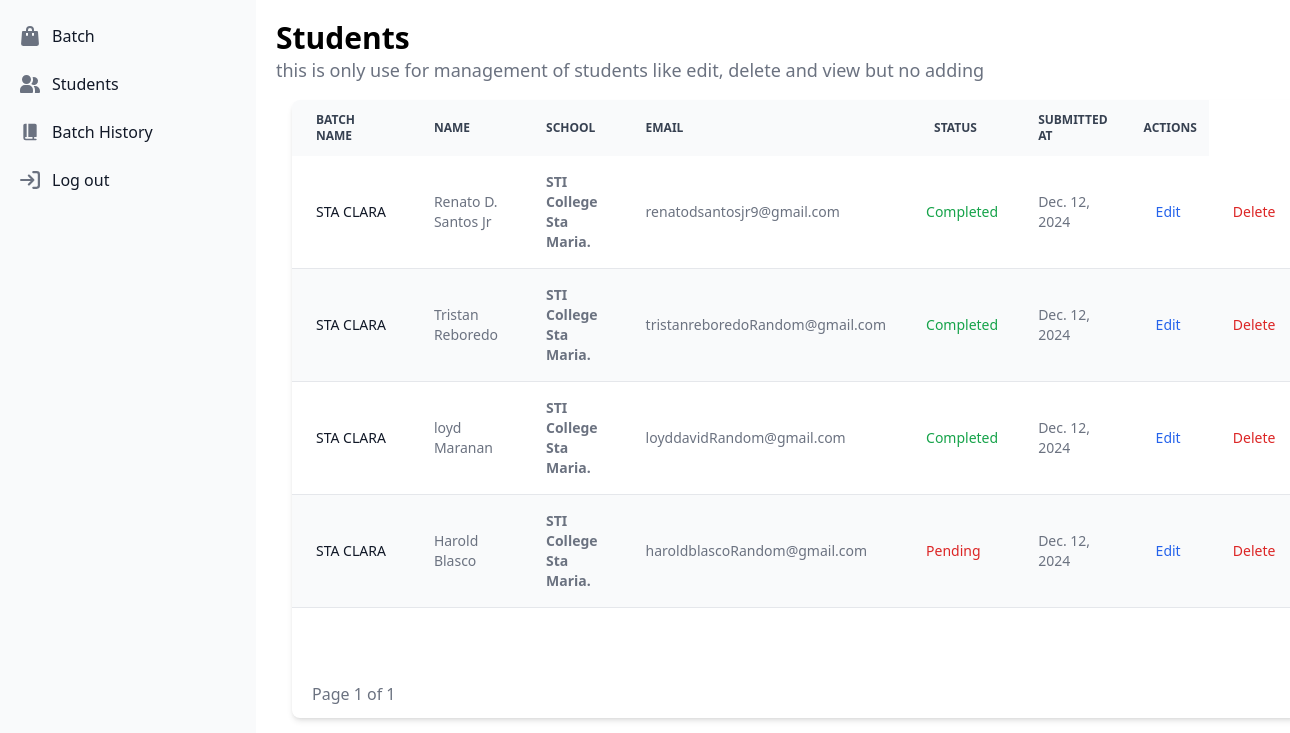
Page /student/?page=2 (signed in) on the earlier database version.
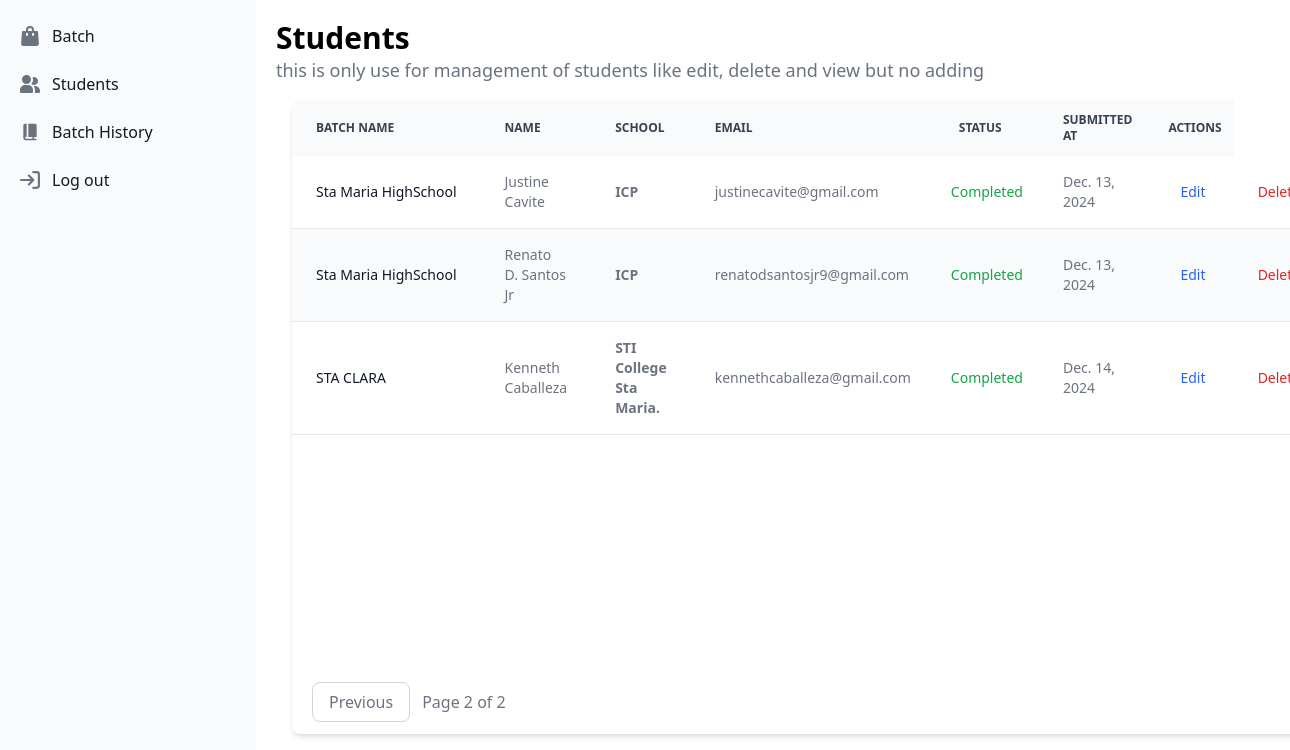
Same page on the later database version.
### EducationalAssistance/models.py (models this page shows, shortened)
class Student(models.Model):
    batch = models.ForeignKey(Batch, on_delete=models.CASCADE)
    student_id = models.AutoField(primary_key=True)
    name = models.CharField(max_length=100)
    school = models.CharField(max_length=255)
    grade = models.IntegerField(blank=True, null=True)
    email = models.EmailField(max_length=255)
    address = models.CharField(max_length=255)
    requirementsStatus = models.CharField(max_length=255, choices=RequirementStatusCoices.choices, default=RequirementStatusCoices.Completed)
    dateSubmitted = models.DateField(auto_now_add=True)
    class Meta:
        constraints  = [
            models.UniqueConstraint(fields=['batch', 'email'], name="Unique email per Batch")
        ]

class Batch(models.Model):
    batch_id = models.AutoField(primary_key=True)
    batch_name = models.CharField(max_length=255)
    start_date = models.DateField()
    end_date = models.DateField()
    status = models.CharField(max_length=255, choices=StatusChoices.choices, default=StatusChoices.Open)
    budget = models.IntegerField()
    limit = models.IntegerField()
    current_count = models.IntegerField(default=0)
    created_by = models.ForeignKey(User, on_delete=models.CASCADE, related_name="batches")

### Student/views.py (the view)
# urls.py: path('', views.Students, name='Students'),
@login_required
def Students(request):
    user = request.user
    students = Student.objects.filter(batch__created_by=user).order_by('dateSubmitted')
    page = request.GET.get('page', 1)
    paginator = Paginator(students, 10)
    try:
        students = paginator.page(page)
    except PageNotAnInteger:
        students = paginator.page(1)
    except EmptyPage:
        students = paginator.page(paginator.num_pages)
    return render(request, 'students/Students.html', {'students': students })

### templates/students/Students.html (shortened to what the changed rows need)
{% extends 'index.html' %}
{% block content %}
    <div class="container p-5">
        <div class="w-full justify-start">
            <h1 class="font-bold text-xl md:text-3xl">
                Students
            </h1>
        </div>
        <div class="p-4">
            <div class="relative overflow-x-auto shadow-md sm:rounded-lg">
                <div class="min-h-[570px]">
                    <table class="w-full text-sm text-left rtl:text-right text-gray-500 dark:text-gray-400">
                        <thead class="text-xs text-gray-700 uppercase bg-gray-50 dark:bg-gray-700 dark:text-gray-400">
                            <tr>
                                <th scope="col" class="px-6 py-3">
                                    Batch name
                                </th>
                                <th scope="col" class="px-6 py-3">
                                    Name
                                </th>
                                <th scope="col" class="px-6 py-3">
                                    School
                                </th>
                                <th scope="col" class="px-6 py-3">
                                    Email
                                </th>
                                <th scope="col" class="px-6 py-3">
                                    status
                                </th>
                                <th scope="col" class="px-6 py-3">
                                    submitted at
                                </th>
                                <th scope="col" class="px-3 py-3">
                                    Actions
                                </th>
                            </tr>
                        </thead>
                        <tbody>
                            {% for student in students %}
                                <tr class="h-[52.5px] hover:bg-blue-100 odd:bg-white odd:dark:bg-gray-900 even:bg-gray-50 even:dark:bg-gray-800 border-b dark:border-gray-700">
                                    <th scope="row" class="px-6 py-4 font-medium text-gray-900 whitespace-nowrap dark:text-white">
                                        {{ student.batch.batch_name }}
                                    </th>
                                    <td class="px-6 py-4">
                                        {{ student.name }}
                                    </td>
                                    <td class="px-6 py-4 font-semibold ">
                                        {{ student.school }}
                                    </td>
                                    <td class="px-6 py-4">
                                        {{ student.email }}
                                    </td>
                                    <td class="px-4 py-2 font-medium {% if student.requirementsStatus == 'Completed' %} text-green-600 {% else %} text-red-600 {% endif %}">
                                        {{ student.requirementsStatus }}
                                    </td>
                                    <td class="px-6 py-4">
                                        {{ student.dateSubmitted }}
                                    </td>
                                    <td class="px-6 py-4">
                                        <a href="update/{{student.student_id}}" class="font-medium text-blue-600 dark:text-blue-500 hover:underline">Edit</a>
                                    </td>
                                    <td class="px-6 py-4" >
                                        <button onclick="DeleteDialog('{{student.student_id}}')" class="font-medium text-red-600 dark:text-red-500 hover:underline">
                                            Delete
                                        </button>
                                    </td>
                                </tr>
                            {% endfor %}
                        </tbody>
                    </table>
                </div>
                <div class="pagination">
                    <span class="step-links flex gap-3 items-center py-3 px-5">
                        {% if students.has_previous %}
                            <a class="flex items-center justify-center px-4 h-10 text-base font-medium text-gray-500 bg-white border border-gray-300 rounded-lg hover:bg-gray-100 hover:text-gray-700 dark:bg-gray-800 dark:border-gray-700 dark:text-gray-400 dark:hover:bg-gray-700 dark:hover:text-white"
                            href="?page={{ students.previous_page_number }}">
                                Previous
                            </a>
                        {% endif %}
                        <span class="font-medium text-gray-500 dark:text-gray-400">
                            Page {{ students.number }} of {{ students.paginator.num_pages }}
                        </span>
                    </span>
                </div>
            </div>
        </div>
    </div>
{% endblock %}

Differences in the rows shown:
no longer on this page (row unchanged): Student: batch.batch_name "STA CLARA", name "Renato D. Santos Jr", school "STI College Sta Maria.", email "renatodsantosjr9@gmail.com", requirementsStatus "Completed", dateSubmitted "Dec. 12, 2024"
no longer on this page (row unchanged): Student: batch.batch_name "STA CLARA", name "Tristan Reboredo", school "STI College Sta Maria.", email "tristanreboredoRandom@gmail.com", requirementsStatus "Completed", dateSubmitted "Dec. 12, 2024"
no longer on this page (row unchanged): Student: batch.batch_name "STA CLARA", name "loyd Maranan", school "STI College Sta Maria.", email "loyddavidRandom@gmail.com", requirementsStatus "Completed", dateSubmitted "Dec. 12, 2024"
removed Student: batch.batch_name "STA CLARA", name "Harold Blasco", school "STI College Sta Maria.", email "haroldblascoRandom@gmail.com", requirementsStatus "Pending", dateSubmitted "Dec. 12, 2024"
added Student: batch.batch_name "Sta Maria HighSchool", name "Justine Cavite", school "ICP", email "justinecavite@gmail.com", requirementsStatus "Completed", dateSubmitted "Dec. 13, 2024"
added Student: batch.batch_name "Sta Maria HighSchool", name "Renato D. Santos Jr", school "ICP", email "renatodsantosjr9@gmail.com", requirementsStatus "Completed", dateSubmitted "Dec. 13, 2024"
added Student: batch.batch_name "STA CLARA", name "Kenneth Caballeza", school "STI College Sta Maria.", email "kennethcaballeza@gmail.com", requirementsStatus "Completed", dateSubmitted "Dec. 14, 2024"
Other differences:
{{ students.number }}: "1" → "2"
{{ students.paginator.num_pages }}: "1" → "2"
text now shown: "Previous"
